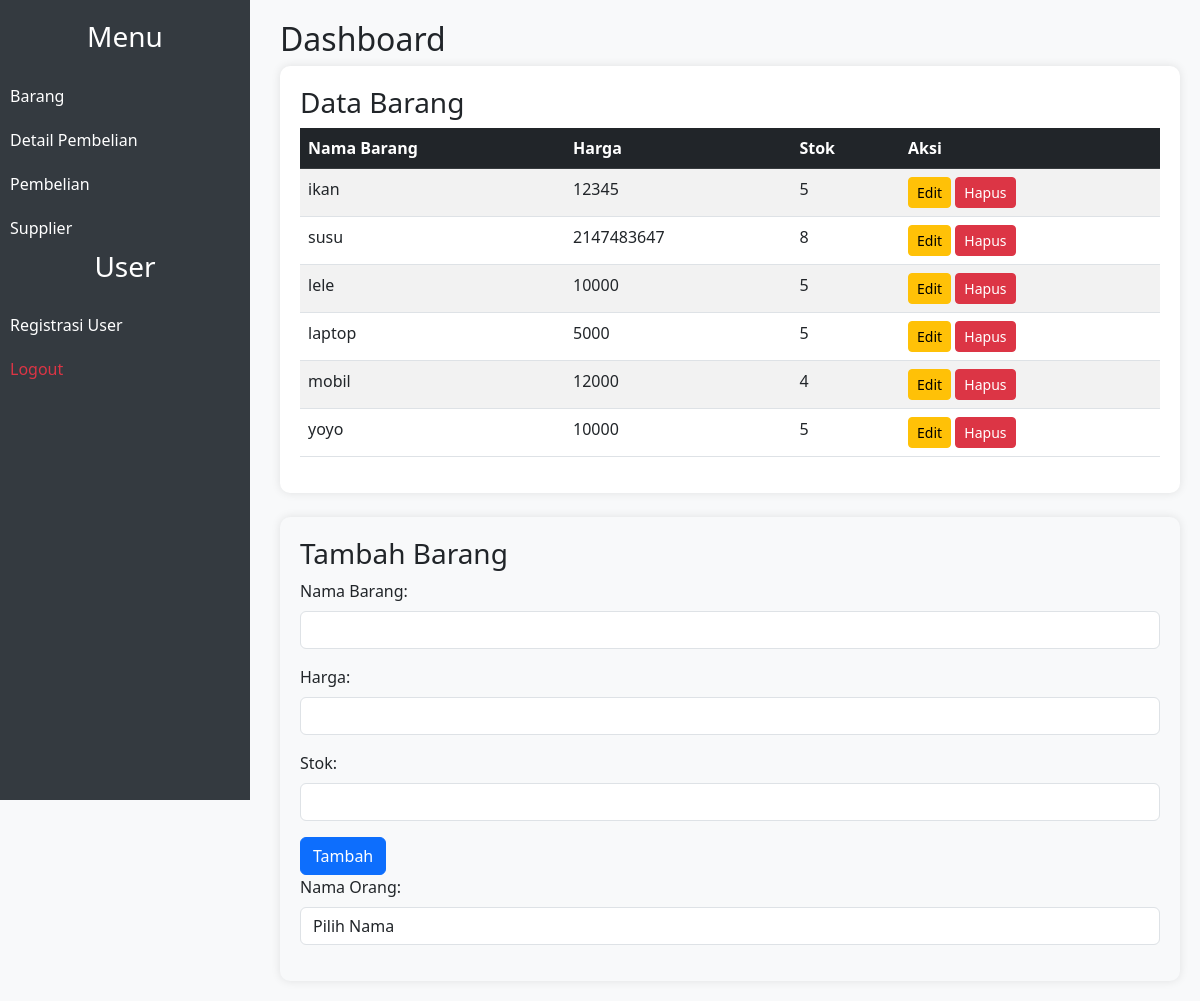
Screenshot of /layout/dashboard.php (signed in) with the database file from the repository.
### tables this page shows
CREATE TABLE `barang` (
  `id_barang` int(11) NOT NULL,
  `nama_barang` varchar(255) NOT NULL,
  `harga` int(50) NOT NULL,
  `stok` int(50) NOT NULL
);

### layout/dashboard.php (the view, shortened to what this page needs)
<?php
include 'koneksi.php';
?>
<!DOCTYPE html>
<html lang="id">
<head>
    <link rel="stylesheet" href="https://cdn.jsdelivr.net/npm/bootstrap@5.3.0/dist/css/bootstrap.min.css">
    <link rel="stylesheet" href="dashboard.css">
</head>
<body>
<div class="sidebar">
    <h3>Menu</h3>
    <a href="dashboard.php">Barang</a>
    <a href="detail_pembelian.php">Detail Pembelian</a>
    <a href="pembelian.php">Pembelian</a>
    <a href="supplier.php">Supplier</a>
    <h3>User</h3>
    <a href="registrasi.php">Registrasi User</a>
    <a href="logout.php" class="text-danger">Logout</a>
</div>
<div class="content">
    <h2>Dashboard</h2>
    <div class="table-container">
        <h3>Data Barang</h3>
        <table class="table table-striped">
            <thead class="table-dark">
                <tr>
                    <th>Nama Barang</th>
                    <th>Harga</th>
                    <th>Stok</th>
                    <th>Aksi</th>
                </tr>
            </thead>
            <tbody>
                <?php
                $sql = "SELECT id_barang, nama_barang, harga, stok FROM barang";
                $result = $conn->query($sql);
                while ($row = $result->fetch_assoc()) {
                    echo "<tr>";
                    echo "<td>{$row['nama_barang']}</td>";
                    echo "<td>{$row['harga']}</td>";
                    echo "<td>{$row['stok']}</td>";
                    echo "<td>
                            <a href='edit_barang.php?id={$row['id_barang']}' class='btn btn-warning btn-sm'>Edit</a>
                            <a href='hapus_barang.php?id={$row['id_barang']}' onclick='return confirm(\"Yakin ingin menghapus?\")' class='btn btn-danger btn-sm'>Hapus</a>
                          </td>";
                    echo "</tr>";
                }
                ?>
            </tbody>
        </table>
    </div>
    <div class="mt-4 form-container">
        <h3>Tambah Barang</h3>
        <form action="tambah_barang.php" method="POST">
            <div class="mb-3">
                <label class="form-label">Nama Barang:</label>
                <input type="text" name="nama_barang" class="form-control" required>
            </div>
            <div class="mb-3">
                <label class="form-label">Harga:</label>
                <input type="text" name="harga" class="form-control" required>
            </div>
            <div class="mb-3">
                <label class="form-label">Stok:</label>
                <input type="number" name="stok" class="form-control" required>
            </div>
            <button type="submit" class="btn btn-primary">Tambah</button>
            <div class="mb-3">
    <label class="form-label">Nama Orang:</label>
    <select name="suplier_ID" class="form-control" required>
        <option value="">Pilih Nama</option>
    </select>
</div>
        </form>
    </div>
    </div>
</body>
</html>

### layout/dashboard.css (style rules this page uses)
body { display: flex; background-color: #f8f9fa; }
.sidebar { width: 250px; background-color: #343a40; color: white; height: 100vh; padding-top: 20px; position: fixed; }
.sidebar h3 { text-align: center; margin-bottom: 20px; }
.sidebar a { padding: 10px; display: block; color: white; text-decoration: none; }
.content { margin-left: 260px; padding: 20px; width: 100%; }
.table-container { background: white; padding: 20px; border-radius: 10px; box-shadow: 0px 0px 10px rgba(0, 0, 0, 0.1); }
.form-container { background: #f8f9fa; padding: 20px; border-radius: 10px; box-shadow: 0px 0px 10px rgba(0, 0, 0, 0.1); }

### rows the page displays
barang: nama_barang "ikan", harga "12345", stok "5"
barang: nama_barang "susu", harga "2147483647", stok "8"
barang: nama_barang "lele", harga "10000", stok "5"
barang: nama_barang "laptop", harga "5000", stok "5"
barang: nama_barang "mobil", harga "12000", stok "4"
barang: nama_barang "yoyo", harga "10000", stok "5"
